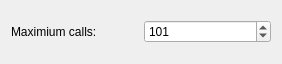
<?xml version="1.0" encoding="UTF-8"?>
<ui version="4.0">
 <class>prefs_base</class>
 <widget class="QWidget" name="prefs_base">
  <property name="geometry">
   <rect>
    <x>0</x>
    <y>0</y>
    <width>282</width>
    <height>64</height>
   </rect>
  </property>
  <layout class="QGridLayout">
   <item row="0" column="0">
    <widget class="QLabel" name="textLabel1">
     <property name="text">
      <string>Maximium calls:</string>
     </property>
     <property name="wordWrap">
      <bool>false</bool>
     </property>
    </widget>
   </item>
   <item row="0" column="1">
    <widget class="QSpinBox" name="kcfg_maxCalls">
     <property name="toolTip">
      <string>set the maximium steps to solve a puzzle</string>
     </property>
     <property name="whatsThis">
      <string>change maximium steps to find a solution</string>
     </property>
     <property name="minimum">
      <number>1</number>
     </property>
     <property name="maximum">
      <number>25000</number>
     </property>
     <property name="value">
      <number>101</number>
     </property>
    </widget>
   </item>
  </layout>
 </widget>
 <layoutdefault spacing="6" margin="11"/>
 <pixmapfunction>qPixmapFromMimeSource</pixmapfunction>
 <includes>
  <include location="local">kcolorbutton.h</include>
 </includes>
 <resources/>
 <connections/>
</ui>
